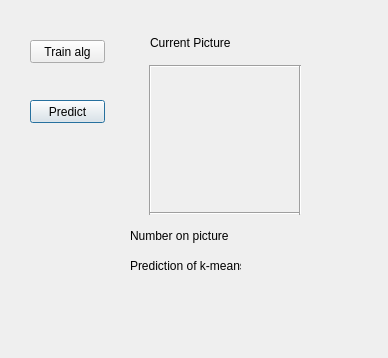
<?xml version="1.0" encoding="UTF-8"?>
<ui version="4.0">
 <class>kmeans</class>
 <widget class="QDialog" name="kmeans">
  <property name="geometry">
   <rect>
    <x>0</x>
    <y>0</y>
    <width>388</width>
    <height>358</height>
   </rect>
  </property>
  <property name="windowTitle">
   <string>Dialog</string>
  </property>
  <widget class="QLabel" name="PredictionOfKMeans">
   <property name="geometry">
    <rect>
     <x>250</x>
     <y>250</y>
     <width>47</width>
     <height>21</height>
    </rect>
   </property>
   <property name="text">
    <string/>
   </property>
  </widget>
  <widget class="QLabel" name="PictureLabel">
   <property name="geometry">
    <rect>
     <x>150</x>
     <y>35</y>
     <width>151</width>
     <height>16</height>
    </rect>
   </property>
   <property name="text">
    <string>Current Picture</string>
   </property>
  </widget>
  <widget class="QLabel" name="SymbolOnPicture">
   <property name="geometry">
    <rect>
     <x>130</x>
     <y>225</y>
     <width>111</width>
     <height>21</height>
    </rect>
   </property>
   <property name="text">
    <string>Number on picture</string>
   </property>
  </widget>
  <widget class="Line" name="line_4">
   <property name="geometry">
    <rect>
     <x>290</x>
     <y>65</y>
     <width>20</width>
     <height>150</height>
    </rect>
   </property>
   <property name="minimumSize">
    <size>
     <width>0</width>
     <height>150</height>
    </size>
   </property>
   <property name="maximumSize">
    <size>
     <width>16777215</width>
     <height>150</height>
    </size>
   </property>
   <property name="baseSize">
    <size>
     <width>0</width>
     <height>150</height>
    </size>
   </property>
   <property name="orientation">
    <enum>Qt::Vertical</enum>
   </property>
  </widget>
  <widget class="QLabel" name="RealNumber">
   <property name="geometry">
    <rect>
     <x>250</x>
     <y>225</y>
     <width>47</width>
     <height>21</height>
    </rect>
   </property>
   <property name="text">
    <string/>
   </property>
  </widget>
  <widget class="Line" name="line">
   <property name="geometry">
    <rect>
     <x>140</x>
     <y>65</y>
     <width>20</width>
     <height>150</height>
    </rect>
   </property>
   <property name="minimumSize">
    <size>
     <width>0</width>
     <height>150</height>
    </size>
   </property>
   <property name="maximumSize">
    <size>
     <width>16777215</width>
     <height>150</height>
    </size>
   </property>
   <property name="baseSize">
    <size>
     <width>0</width>
     <height>150</height>
    </size>
   </property>
   <property name="orientation">
    <enum>Qt::Vertical</enum>
   </property>
  </widget>
  <widget class="QLabel" name="Picture">
   <property name="geometry">
    <rect>
     <x>155</x>
     <y>70</y>
     <width>140</width>
     <height>140</height>
    </rect>
   </property>
   <property name="minimumSize">
    <size>
     <width>140</width>
     <height>140</height>
    </size>
   </property>
   <property name="maximumSize">
    <size>
     <width>140</width>
     <height>140</height>
    </size>
   </property>
   <property name="baseSize">
    <size>
     <width>140</width>
     <height>140</height>
    </size>
   </property>
   <property name="text">
    <string/>
   </property>
  </widget>
  <widget class="QPushButton" name="Predict">
   <property name="geometry">
    <rect>
     <x>30</x>
     <y>100</y>
     <width>75</width>
     <height>23</height>
    </rect>
   </property>
   <property name="text">
    <string>Predict</string>
   </property>
  </widget>
  <widget class="Line" name="line_3">
   <property name="geometry">
    <rect>
     <x>150</x>
     <y>58</y>
     <width>150</width>
     <height>16</height>
    </rect>
   </property>
   <property name="minimumSize">
    <size>
     <width>150</width>
     <height>0</height>
    </size>
   </property>
   <property name="maximumSize">
    <size>
     <width>150</width>
     <height>16777215</height>
    </size>
   </property>
   <property name="baseSize">
    <size>
     <width>150</width>
     <height>0</height>
    </size>
   </property>
   <property name="orientation">
    <enum>Qt::Horizontal</enum>
   </property>
  </widget>
  <widget class="QLabel" name="PredKmeans">
   <property name="geometry">
    <rect>
     <x>130</x>
     <y>255</y>
     <width>111</width>
     <height>21</height>
    </rect>
   </property>
   <property name="text">
    <string>Prediction of k-means</string>
   </property>
  </widget>
  <widget class="Line" name="line_2">
   <property name="geometry">
    <rect>
     <x>150</x>
     <y>212</y>
     <width>150</width>
     <height>3</height>
    </rect>
   </property>
   <property name="minimumSize">
    <size>
     <width>150</width>
     <height>0</height>
    </size>
   </property>
   <property name="maximumSize">
    <size>
     <width>150</width>
     <height>16777215</height>
    </size>
   </property>
   <property name="baseSize">
    <size>
     <width>150</width>
     <height>0</height>
    </size>
   </property>
   <property name="orientation">
    <enum>Qt::Horizontal</enum>
   </property>
  </widget>
  <widget class="QPushButton" name="StartToTrainAlg">
   <property name="geometry">
    <rect>
     <x>30</x>
     <y>40</y>
     <width>75</width>
     <height>23</height>
    </rect>
   </property>
   <property name="text">
    <string>Train alg</string>
   </property>
   <property name="autoDefault">
    <bool>false</bool>
   </property>
  </widget>
 </widget>
 <resources/>
 <connections/>
</ui>
